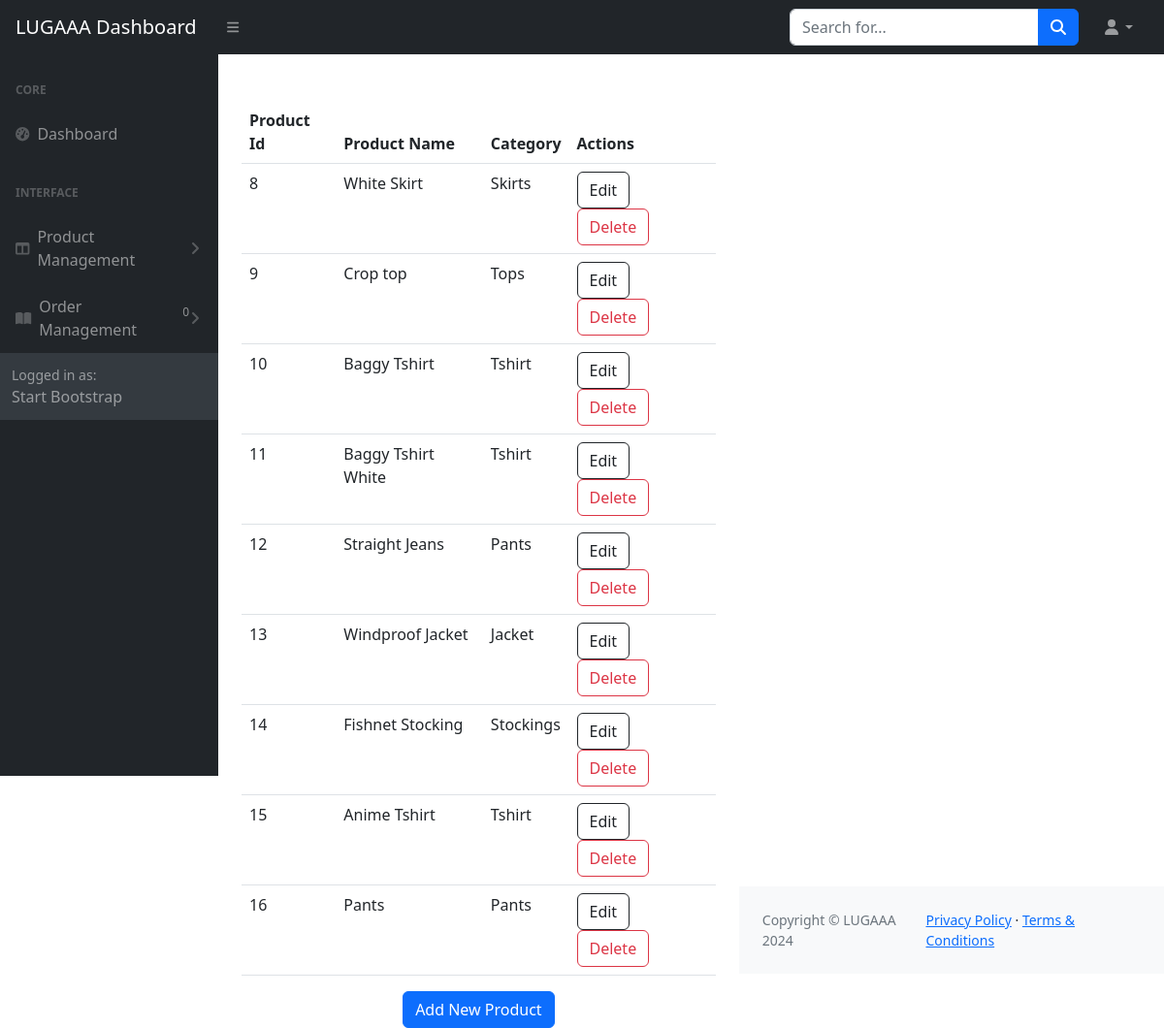
/admin_dashboard/products/, run on the app's committed database.
### store/models.py (models this page shows, shortened)
class Product(models.Model):
    name =  models.CharField(max_length=100)
    price =  models.DecimalField(default=0, decimal_places=2, max_digits = 8)
    category =  models.ForeignKey(Category, on_delete=models.CASCADE, null=True, blank=True)
    description =  models.CharField(max_length=250, default='', blank = True, null=True)
    image = models.ImageField(upload_to='uploads/product/')
    is_sale = models.BooleanField(default= False)
    sale_price = models.DecimalField(default=0, decimal_places=2, max_digits = 8, null=True)
    in_stock =  models.PositiveIntegerField(default=1)

class Category(models.Model):
    name = models.CharField(max_length=50, unique=True)
    parent = models.ForeignKey('self', on_delete=models.CASCADE, blank=True, null=True, related_name='children' )
    category_image = models.ImageField(upload_to='uploads/category/')
    def __str__(self):
        return self.name
    class Meta:
        verbose_name_plural = 'Categories'

### admin_dashboard/views.py (the view)
# urls.py: path('products/', views.product_list, name='product_list'),
def product_list(request):
    products = Product.objects.all()
    return render(request, 'product_list.html', {'products': products})

### admin_dashboard/context_processor.py (called while the page is built)
def order_notify(request):
    order = Order.objects.filter(status = 'Pending').count()
    return  {'notification_count': order}

### cart/context_processor.py (called while the page is built)
def cart(request):
    return {'cart': Cart(request)}

### store/context_processor.py (called while the page is built)
def user_order_notify(request):
    user = request.user.pk
    order = Order.objects.filter(user = user, status = 'Pending').count()
    return  {'user_order_count': order}

### admin_dashboard/templates/product_list.html (shortened to what this page needs)
{% extends 'dashbase.html' %}
{% load static %}
{% block content %}
{% include 'layout.html'%}
  <div id="layoutSidenav_content">
    <main>
        <div class="container-fluid px-4">
  <div class="row">
    <div class="col">
      <table class="table">
        <thead>
          <tr>
            <th scope="col">Product Id</th>
            <th scope="col">Product Name</th>
            <th scope="col">Category</th>
            <th scope="col">Actions</th>
          </tr>
        </thead>
        <tbody>
          {% for product in products %}
          <tr>
            <td>{{ product.pk }}</td>
            <td>{{ product.name }}</td>
            <td>{{ product.category }}</td>
            <td>
              <a class="btn btn-outline-dark me-2" href="{% url 'product_update' product.pk %}">Edit</a>
              <a class="btn btn-outline-danger" href="{% url 'product_delete' product.pk %}">Delete</a>
            </td>
          </tr>
          {% endfor %}
        </tbody>
      </table>
    </div>
  </div>
</div>
<div class="container">
  <div class="row justify-content-center">
    <div class="col-auto">
      <a href="{% url 'product_create' %}" class="btn btn-primary">Add New Product</a>
    </div>
  </div>
</div>
</main>
</div>
{% endblock %}

### data on the page
Product: pk "8", name "White Skirt", category "Skirts"
Product: pk "9", name "Crop top", category "Tops"
Product: pk "10", name "Baggy Tshirt", category "Tshirt"
Product: pk "11", name "Baggy Tshirt White", category "Tshirt"
Product: pk "12", name "Straight Jeans", category "Pants"
Product: pk "13", name "Windproof Jacket", category "Jacket"
Product: pk "14", name "Fishnet Stocking", category "Stockings"
Product: pk "15", name "Anime Tshirt", category "Tshirt"
Product: pk "16", name "Pants", category "Pants"

### other printed values
{{ notification_count }} "0"
